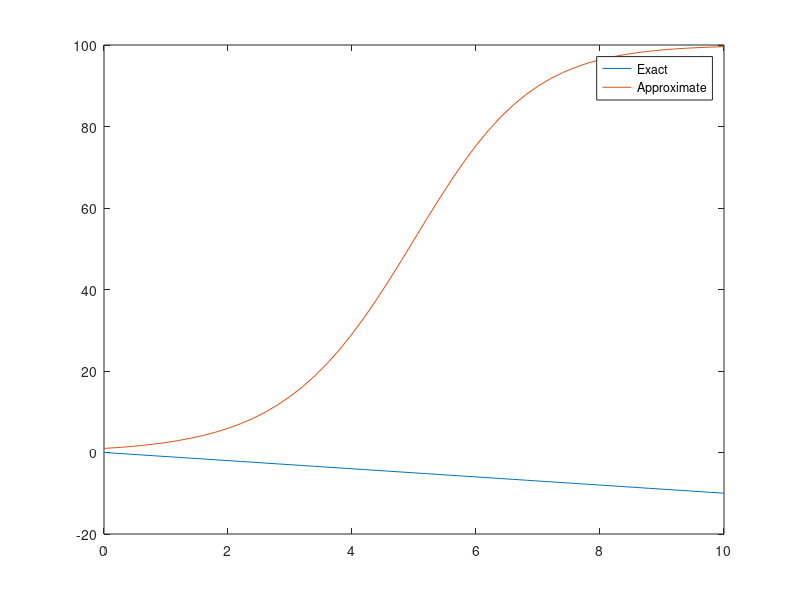

MATLAB code for this plot:
%%%%%%%%%%%%%%%%%%%%%%%%%%%%%%%%%%
%Sahebeh Dadboud: 
% Explicit Euler methods
%%%%%%%%%%%%%%%%%%%%%%%%%%%%%%%%%%




y0 = 1;                  % Initial Condition
h = 0.2;                 % step size
t = 0:h:10;               % t goes from 0 to 10 
yexact = -t + 1/100;      % Exact solution 


ystar(1) = y0;           % Initial condition 
for i=1:(length(t)-1)
    f = (1-ystar(i)/100)*ystar(i)  % y'(t) = (1-y(t)/100)*y(t)
    ystar(i+1) = ystar(i) + f*h; 
end
plot(t,yexact,t,ystar);
legend('Exact','Approximate');
